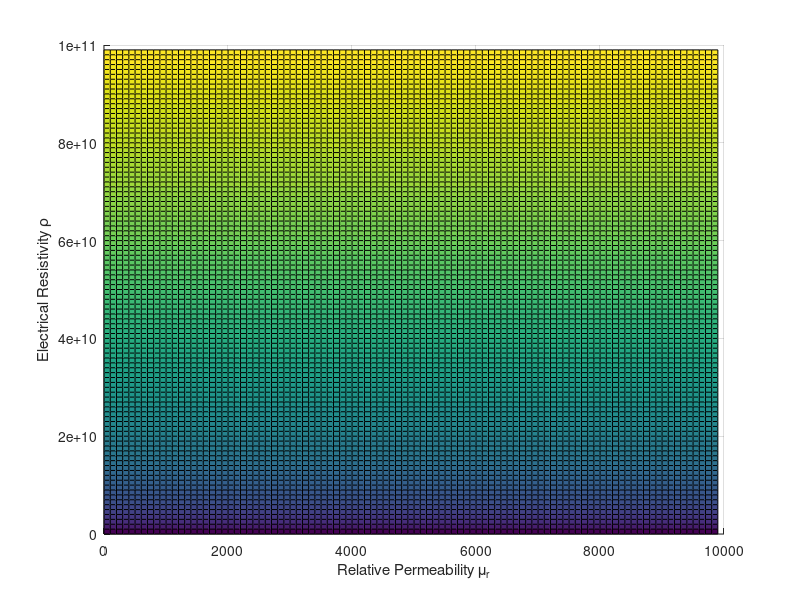

Recreate this plot in MATLAB.
clc;
clear all;
f=1e9;
mu0=4*pi*(1e-7);% (H/m)
eps0=8.854187817e-12;% (F/m)
indmu=1;
indsig=1;
for mur=1:(1e2):(1e4)
    indsig=1;
    for resistivity=(1e5):(1e9):(1e11)
        sigma=1/resistivity;
        Z(indmu,indsig)=sqrt((i*2*pi*f*mur*mu0)/(sigma+i*2*pi*f*eps0));
        
        indsig=indsig+1;
    end
    indmu=indmu+1;
end
hold on;
surf(1:(1e2):(1e4),(1e5):(1e9):(1e11),abs(Z))
grid on;
xlabel('Relative Permeability \mu_r')
ylabel('Electrical Resistivity \rho')
zlabel('Intrinsic Impedance \Omega')







% clc;
% clear all;
% sigma=1e9;
% mu0=4*pi*(1e-7);% (H/m)
% eps0=8.854187817e-12;% (F/m)
% indmu=1;
% indf=1;
% for mur=1:(1e2):(1e4)
%     indf=1;
%     for f=(1e5):(1e9):(1e11)
%         %sigma=1/resistivity;
%         Z(indmu,indf)=sqrt((i*2*pi*f*mur*mu0)/(sigma+i*2*pi*f*eps0));
%         
%         indf=indf+1;
%     end
%     indmu=indmu+1;
% end
% hold on;
% surf(1:(1e2):(1e4),(1e5):(1e9):(1e11),abs(Z))
% grid on;
% xlabel('Relative Permeability \mu_r')
% ylabel('Frequency (Hz)')
% zlabel('Intrinsic Impedance \Omega')
